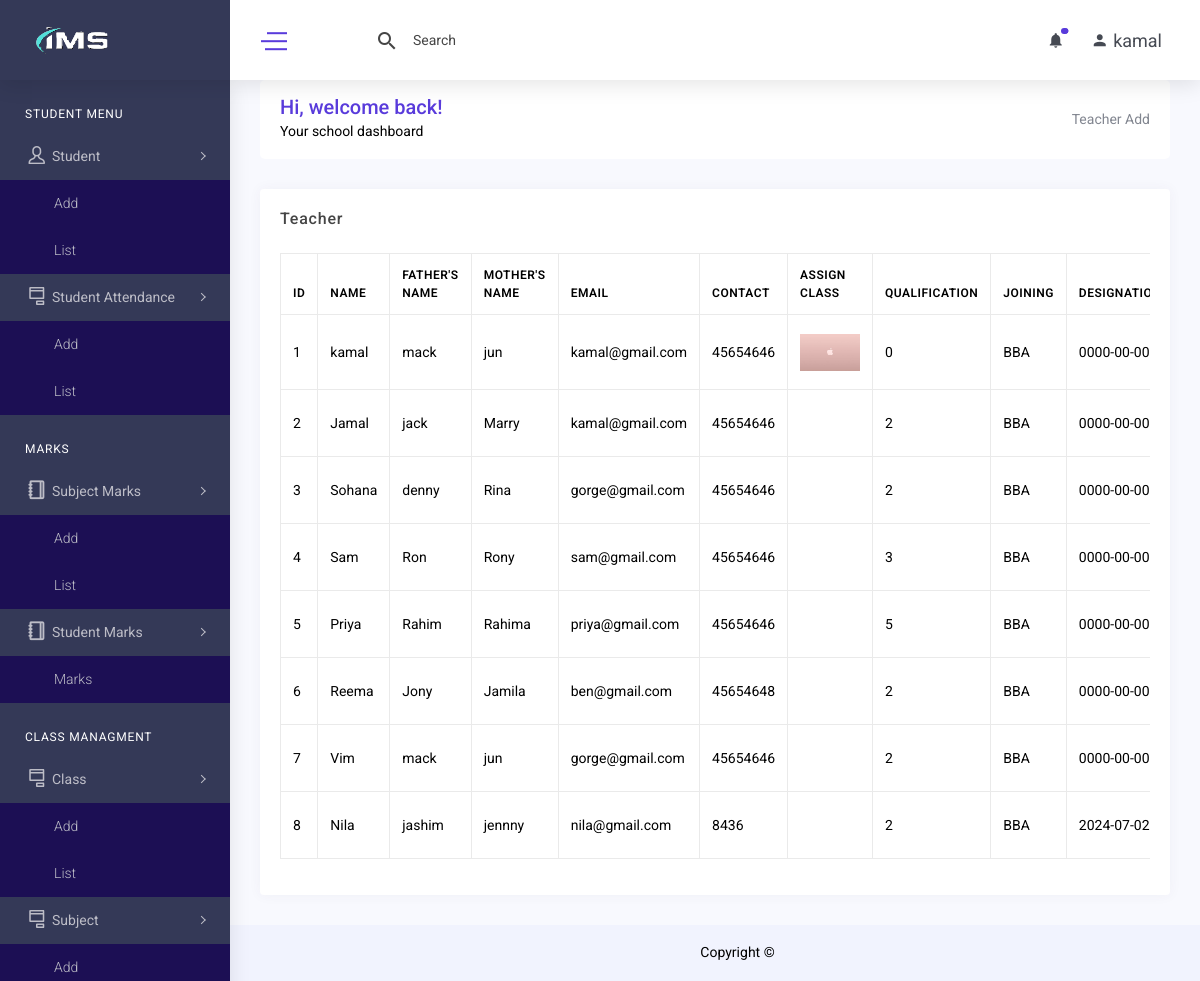
Screenshot of /teacher_list.php (signed in) with the database file from the repository.
### tables this page shows
CREATE TABLE `teacher` (
  `id` int(11) NOT NULL,
  `teacher_id` int(11) DEFAULT NULL,
  `name` varchar(255) DEFAULT NULL,
  `father_name` varchar(255) DEFAULT NULL,
  `mother_name` varchar(255) DEFAULT NULL,
  `email` varchar(255) DEFAULT NULL,
  `contact` varchar(255) DEFAULT NULL,
  `photo` varchar(255) DEFAULT NULL,
  `qualification` varchar(255) DEFAULT NULL,
  `assigned_class` int(11) DEFAULT NULL,
  `joining` date DEFAULT NULL,
  `resign` date DEFAULT NULL,
  `designation_id` int(11) DEFAULT NULL,
  `department_id` int(11) DEFAULT NULL,
  `created_at` datetime DEFAULT NULL,
  `created_by` int(11) DEFAULT NULL,
  `updated_at` datetime DEFAULT NULL,
  `updated_by` int(11) DEFAULT NULL,
  `deleted_at` datetime DEFAULT NULL
);

### class/crud.php (called while the page is built, shortened)
<?php
    class crud{
        private $host='localhost';
        private $connection;
        public function __construct($user,$password,$database){
            $this->user=$user;
            $this->password=$password;
            $this->database=$database;
            $this->connection=new mysqli($this->host,$this->user,$this->password,$this->database);
        }
        public function common_select_query($sql){
            $result=array();
            $error=false;
            $rs=$this->connection->query($sql);
            if($rs){
                if($rs->num_rows > 0){
                    while($r=$rs->fetch_object()){
                        array_push($result,$r);
                    }
                }
            }else{
                $error=$this->connection->error;
            }
            $return = array('data'=>$result,'error'=>$error);
            return $return;
        }
    }
?>

### include/connection.php (called while the page is built)
<?php
    include_once('class/crud.php');
    $mysqli=new crud("root","","ims");
    $baseurl="http://localhost/ims/";
?>

### teacher_list.php (the view, shortened to what this page needs)
<?php include('include/header.php') ?>
<?php include('include/sidebar.php')?>
    <div class="content-body">
        <div class="container-fluid">
            <div class="row page-titles mx-0">
                <div class="col-sm-6 p-md-0">
                    <div class="welcome-text">
                        <h4>Hi, welcome back!</h4>
                        <p class="mb-0">Your school dashboard</p>
                    </div>
                </div>
                <div class="col-sm-6 p-md-0 justify-content-sm-end mt-2 mt-sm-0 d-flex">
                    <ol class="breadcrumb">
                        <li class="breadcrumb-item"><a href="teacher_add.php">Teacher Add</a></li>
                    </ol>
                </div>
            </div>
            <div class="row">
                <div class="col-lg-12">
                    <div class="card">
                        <div class="card-header">
                            <h4 class="card-title">Teacher</h4>
                        </div>
                        <div class="card-body">
                            <div class="table-responsive">
                                <table class="table table-bordered verticle-middle table-responsive-sm">
                                    <thead>
                                        <tr>
                                            <th scope="col">ID</th>
                                            <th scope="col">Name</th>
                                            <th scope="col">Father's name</th>
                                            <th scope="col">Mother's Name</th>
                                            <th scope="col">Email</th>
                                            <th scope="col">Contact</th>
                                            <th scope="col">Assign Class</th>
                                            <th scope="col">Qualification</th>
                                            <th scope="col">Joining</th>
                                            <th scope="col">Designation </th>
                                        </tr>
                                    </thead>
                                    <tbody>
                                        <?php
                                            $result=$mysqli->common_select_query("select teacher.*, designation.designation,teacher.photo, department.department
                                            from teacher
                                            join designation on teacher.designation_id=designation.id
                                            join department on teacher.department_id=department.id where teacher.deleted_at is null");
                                            if($result){
                                                if($result['data']){
                                                    $i=1;
                                                    foreach($result['data'] as $data){
                                        ?>
                                        <tr>
                                            <td><?= $i++ ?></td>
                                            <td><?= $data-> name ?></td>
                                            <td><?= $data-> father_name ?></td>
                                            <td><?= $data-> mother_name ?></td>
                                            <td><?= $data-> email ?></td>
                                            <td><?= $data-> contact ?></td>
                                            <td><img src="<?= $baseurl ?>assets/students/<?= $data->photo ?>" width="60px" alt=""></td>
                                            <td><?= $data-> assigned_class ?></td>
                                            <td><?= $data-> qualification ?></td>
                                            <td><?= $data-> joining ?></td>
                                        </tr>
                                        <?php } } }?>
                                    </tbody>
                                </table>
                            </div>
                        </div>
                    </div>
                </div>
            </div>
        </div>
    </div>
<?php include('include/footer.php') ?>

### rows the page displays
teacher: name "kamal", father_name "mack", mother_name "jun", email "kamal@gmail.com", contact "45654646", photo (picture), assigned_class "0", qualification "BBA", joining "0000-00-00"
teacher: name "Jamal", father_name "jack", mother_name "Marry", email "kamal@gmail.com", contact "45654646", assigned_class "2", qualification "BBA", joining "0000-00-00"
teacher: name "Sohana", father_name "denny", mother_name "Rina", email "gorge@gmail.com", contact "45654646", assigned_class "2", qualification "BBA", joining "0000-00-00"
teacher: name "Sam", father_name "Ron", mother_name "Rony", email "sam@gmail.com", contact "45654646", assigned_class "3", qualification "BBA", joining "0000-00-00"
teacher: name "Priya", father_name "Rahim", mother_name "Rahima", email "priya@gmail.com", contact "45654646", assigned_class "5", qualification "BBA", joining "0000-00-00"
teacher: name "Reema", father_name "Jony", mother_name "Jamila", email "ben@gmail.com", contact "45654648", assigned_class "2", qualification "BBA", joining "0000-00-00"
teacher: name "Vim", father_name "mack", mother_name "jun", email "gorge@gmail.com", contact "45654646", assigned_class "2", qualification "BBA", joining "0000-00-00"
teacher: name "Nila", father_name "jashim", mother_name "jennny", email "nila@gmail.com", contact "8436", assigned_class "2", qualification "BBA", joining "2024-07-02"

### other values shown
$_SESSION['username'] "kamal"
